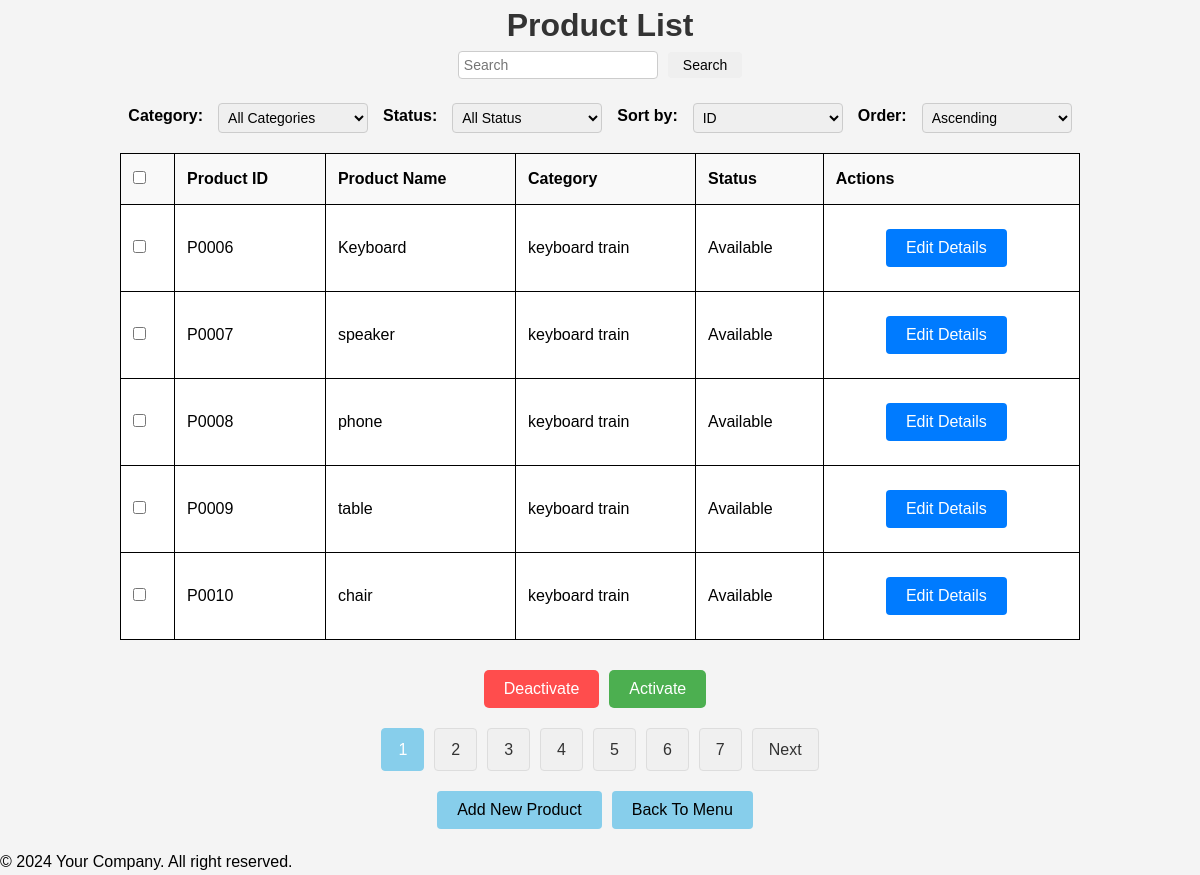
Page /admin/productList.php on the committed database.
### tables this page shows
CREATE TABLE `product` (
  `product_id` varchar(10) NOT NULL,
  `name` varchar(100) NOT NULL,
  `price` decimal(10,2) NOT NULL,
  `category_id` varchar(10) NOT NULL,
  `quantity` int(10) NOT NULL,
  `product_photo` varchar(100) NOT NULL,
  `description` varchar(1000) NOT NULL,
  `weight` decimal(10,2) NOT NULL,
  `status` varchar(11) NOT NULL,
  PRIMARY KEY (`product_id`),
  KEY `category_id` (`category_id`),
  CONSTRAINT `product_ibfk_1` FOREIGN KEY (`category_id`) REFERENCES `category` (`category_id`)
);

CREATE TABLE `category` (
  `category_id` varchar(10) NOT NULL,
  `category_name` varchar(100) NOT NULL,
  `product_id` varchar(10) NOT NULL,
  PRIMARY KEY (`category_id`),
  KEY `product_id` (`product_id`)
);

### lib/SimplePager.php (called while the page is built, shortened)
<?php
class SimplePager {
    public function __construct($query, $params, $limit, $page) {
        global $_db;
        $this->limit = ctype_digit($limit) ? max($limit, 1) : $limit;
        $this->page = ctype_digit($page) ? max($page, 1) : $page;
        $q = preg_replace('/SELECT.+FROM/', 'SELECT COUNT(*) FROM', $query, 1);
        $stm = $_db->prepare($q);
        $stm->execute($params);
        $this->item_count = $stm->fetchColumn();
        $this->page_count = ceil($this->item_count / $this->limit);
        $offset = ($this->page - 1) * $this->limit;
        $stm = $_db->prepare($query . " LIMIT $offset, $this->limit");
        $stm->execute($params);
        $this->result = $stm->fetchAll();
    }
}

### admin/productList.php (the view, shortened to what this page needs)
<?php
include '../_base.php';
require_once '../lib/SimplePager.php';
$search_query = isset($_GET['search']) ? trim($_GET['search']) : '';
$page = isset($_GET['page']) ? (int)$_GET['page'] : 1;
$sort_by = isset($_GET['sort_by']) ? $_GET['sort_by'] : 'product_id';
$sort_order = isset($_GET['sort_order']) ? $_GET['sort_order'] : 'ASC';
$category_filter = isset($_GET['category']) ? $_GET['category'] : '';
$status_filter = isset($_GET['status']) ? $_GET['status'] : '';
$limit = 5;
$sql = 'SELECT p.*, c.category_name FROM product p
LEFT JOIN category c ON p.category_id = c.category_id WHERE 1=1';
$params = [];
$sql .= " ORDER BY p.$sort_by $sort_order";
$pager = new SimplePager($sql, $params, $limit, $page);
$product = $pager->result;
$total_pages = $pager->page_count;
include '../_head.php';
?>
<link rel="stylesheet" href="../css/product.css">
<div class="container">
    <h1>Product List</h1>
    <form action="productList.php" method="get" class="search-form">
        <input type="text" name="search" placeholder="Search" value="<?= htmlspecialchars($search_query) ?>">
        <button type="submit" class="form-button">Search</button>
    </form>
    <div class="filter-sorting">
        <form action="productList.php" method="get" class="filter-form">
            <label for="category">Category:</label>
            <select name="category" id="category" onchange="this.form.submit()">
                <option value="">All Categories</option>
            </select>
            <label for="status">Status:</label>
            <select name="status" id="status" onchange="this.form.submit()">
                <option value="">All Status</option>
            </select>
            <label for="sort_by">Sort by:</label>
            <select name="sort_by" id="sort_by" onchange="this.form.submit()">
                <option value="product_id" <?= $sort_by == 'product_id' ? 'selected' : '' ?>>ID</option>
            </select>
            <label for="sort_order">Order:</label>
            <select name="sort_order" id="sort_order" onchange="this.form.submit()">
                <option value="ASC" <?= $sort_order == 'ASC' ? 'selected' : '' ?>>Ascending</option>
            </select>
        </form>
    </div>
    <div class="table-wrapper">
        <form method="post" action="deactivateProduct.php">
            <?php if ($product): ?>
                <table>
                    <thead>
                        <tr>
                            <th><input type="checkbox" id="select-all"></th>
                            <th>Product ID</th>
                            <th>Product Name</th>
                            <th>Category</th>
                            <th>Status</th>
                            <th>Actions</th>
                        </tr>
                    </thead>
                    <tbody>
                        <?php foreach ($product as $p): ?>
                            <tr>
                                <td>
                                <input type="checkbox" name="product_ids[]" value="<?= $p->product_id ?>" class="product-checkbox">
                                </td>
                                <td><?= htmlspecialchars($p->product_id) ?></td>
                                <td><?= htmlspecialchars($p->name) ?></td>
                                <td><?= htmlspecialchars($p->category_name) ?></td>
                                <td><?= htmlspecialchars($p->status) ?></td>
                                <td class="actions">
                                    <a href="productEdit.php?product_id=<?= $p->product_id ?>" class="edit-container">
                                        <button type="button">Edit Details</button>
                                    </a>
                                </td>
                            </tr>
                        <?php endforeach; ?>
                    </tbody>
                </table>
                <div class="action-buttons">
                    <button type="submit" id="deactivate-selected" onclick="return confirm('Are you sure you want to deactivate the selected products?');">Deactivate</button>
                    <button type="submit" formaction="activateProduct.php" id="activate-selected" onclick="return confirm('Are you sure you want to activate the selected products?');">Activate</button>
                </div>
                <div class="pagination-container">
                    <?php for ($i = 1; $i <= $total_pages; $i++): ?>
                        <?php if ($i == $page): ?>
                            <span class="current-page"><?= $i ?></span>
                        <?php else: ?>
                            <a href="?search=<?= urlencode($search_query) ?>&page=<?= $i ?>&sort_by=<?= urlencode($sort_by) ?>&sort_order=<?= urlencode($sort_order) ?>&category=<?= urlencode($category_filter) ?>&status=<?= urlencode($status_filter) ?>" class="pagination-button"><?= $i ?></a>
                        <?php endif; ?>
                    <?php endfor; ?>
                    <?php if ($page < $total_pages): ?>
                        <a href="?search=<?= urlencode($search_query) ?>&page=<?= $page + 1 ?>&sort_by=<?= urlencode($sort_by) ?>&sort_order=<?= urlencode($sort_order) ?>&category=<?= urlencode($category_filter) ?>&status=<?= urlencode($status_filter) ?>" class="pagination-button">Next</a>
                    <?php endif; ?>
                </div>
            <?php else: ?>
                <?php if (!$product): ?>
                    <p class="no-results">No active products available for deactivation.</p>
                <?php endif; ?>
            <?php endif; ?>
        </form>
        <div class="action-buttons">
            <a href="newProduct.php"><button type="button" id="add-new">Add New Product</button></a>
            <a href="admin.php"><button type="button" id="back-to-menu">Back To Menu</button></a>
        </div>
    </div>
</div>
<?php
include '../_foot.php';
?>

### _head.php (shortened to what this page needs)
<!DOCTYPE html>
<html lang="en">
<head>
    <link rel="stylesheet" href="/css/image.css">
</head>
<body>
    <main>

### _foot.php
</main>
<footer>
    &copy; 2024 Your Company. All right reserved.
</footer>
</body>
</html>

### css/product.css (style rules this page uses)
* { margin: 0; padding: 0; text-decoration: none; list-style-type: none; box-sizing: border-box; user-select: none; }
body { font-family: Arial, sans-serif; line-height: 1.6; margin: 0; padding: 0; background-color: #f4f4f4; }
h1 { text-align: center; color: #333; }
.table-wrapper { max-width: 1000px; margin: 20px auto; padding: 0 20px; }
table { width: 100%; border-collapse: collapse; border: 1px solid black; }
table th, table td { padding: 12px; border: 1px solid black; text-align: left; }
table th { background: #f9f9f9; font-weight: bold; }
table td { background-color: #fff; }
input[type="text"], input[type="number"], textarea, select { width: 100%; padding: 8px; margin-top: 4px; border: 1px solid #ccc; border-radius: 4px; box-sizing: border-box; }
button { padding: 10px 20px; border: none; border-radius: 4px; cursor: pointer; font-size: 16px; margin-right: 10px; }
.action-buttons { display: flex; justify-content: center; margin-top: 20px; }
button#deactivate-selected { background-color: #ff4d4d; color: #fff; border: none; border-radius: 5px; padding: 10px 20px; cursor: pointer; font-size: 16px; align-self: flex-end; margin-top: 10px; transition: background-color 0.3s ease; }
button#activate-selected { background-color: #4CAF50; color: #fff; border: none; border-radius: 5px; padding: 10px 20px; cursor: pointer; font-size: 16px; align-self: flex-end; margin-top: 10px; transition: background-color 0.3s ease; }
button#add-new, button#back-to-menu { background-color: #87CEEB; color: #fff; border: none; border-radius: 4px; padding: 10px 20px; cursor: pointer; font-size: 16px; color: black; margin-right: 10px; transition: background-color 0.3s ease; }
.filter-form { display: flex; gap: 15px; justify-content: center; align-items: center; margin-bottom: 20px; }
.filter-form label { font-weight: bold; margin: 0; }
.filter-form select { padding: 5px; font-size: 14px; width: 150px; }
.edit-container { display: flex; justify-content: center; align-items: center; border-radius: 8px; padding: 8px; margin: 4px; }
.edit-container button { background-color: #007bff; color: #fff; border: none; border-radius: 4px; padding: 10px 20px; cursor: pointer; font-size: 16px; }
.pagination-container { display: flex; justify-content: center; align-items: center; margin: 20px 0; }
.pagination-button { background-color: #f0f0f0; color: #333; border: 1px solid #ddd; border-radius: 4px; padding: 8px 16px; text-decoration: none; margin: 0 5px; font-size: 16px; }
.current-page { background-color: #87CEEB; color: #fff; border: 1px solid #87CEEB; padding: 8px 16px; margin: 0 5px; font-size: 16px; border-radius: 4px; transition: background-color 0.3s ease; }
.search-form { display: flex; justify-content: center; align-items: center; gap: 10px; margin-bottom: 20px; }
.search-form input[type="text"] { width: 200px; padding: 5px; font-size: 14px; margin: 0; }
.search-form button { padding: 5px 15px; font-size: 14px; cursor: pointer; margin: 0; }

### rows in the picture
product: product_id "P0006", name "Keyboard", category.category_name "keyboard train", status "Available"
product: product_id "P0007", name "speaker", category.category_name "keyboard train", status "Available"
product: product_id "P0008", name "phone", category.category_name "keyboard train", status "Available"
product: product_id "P0009", name "table", category.category_name "keyboard train", status "Available"
product: product_id "P0010", name "chair", category.category_name "keyboard train", status "Available"
